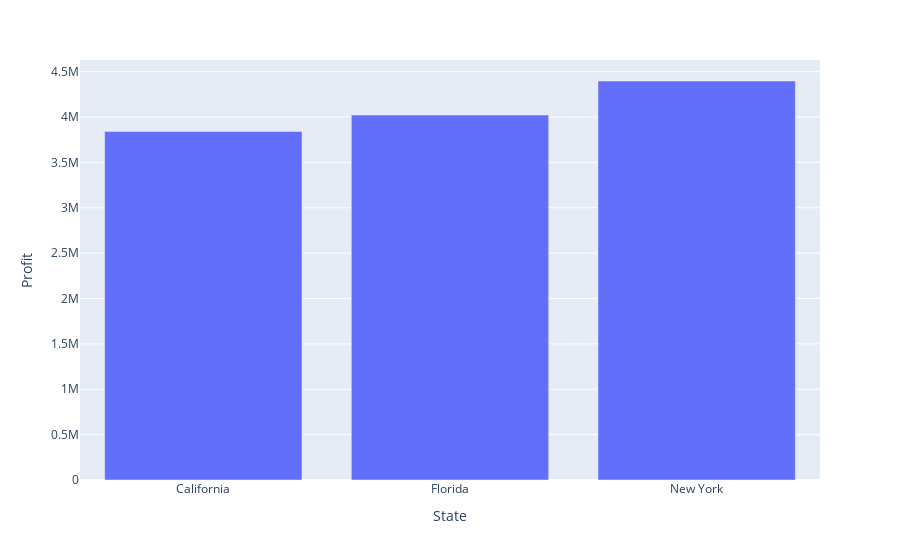

Here is the notebook cell this chart was saved with:
### Markdown cell above
# EDA

### Code cell
dff=df.groupby('State')['Profit'].sum()
dff=dff.to_frame().reset_index()
import plotly.express as px
fig = px.bar(x='State', y='Profit',data_frame=dff)
fig

### Figure 1 — Plotly figure (JSON) as saved in the notebook; plotly's stock layout.template omitted (floating-point values rounded to 4 significant figures)
{"data": [{"alignmentgroup": "True", "hovertemplate": "State=%{x}<br>Profit=%{y}<extra></extra>", "legendgroup": "", "marker": {"color": "#636efa", "pattern": {"shape": ""}}, "name": "", "offsetgroup": "", "orientation": "v", "showlegend": false, "textposition": "auto", "type": "bar", "x": ["California", "Florida", "New York"], "xaxis": "x", "y": [3842000.0, 4021000.0, 4397000.0], "yaxis": "y"}], "layout": {"barmode": "relative", "legend": {"tracegroupgap": 0}, "margin": {"t": 60}, "xaxis": {"anchor": "y", "domain": [0, 1], "title": {"text": "State"}}, "yaxis": {"anchor": "x", "domain": [0, 1], "title": {"text": "Profit"}}}}
